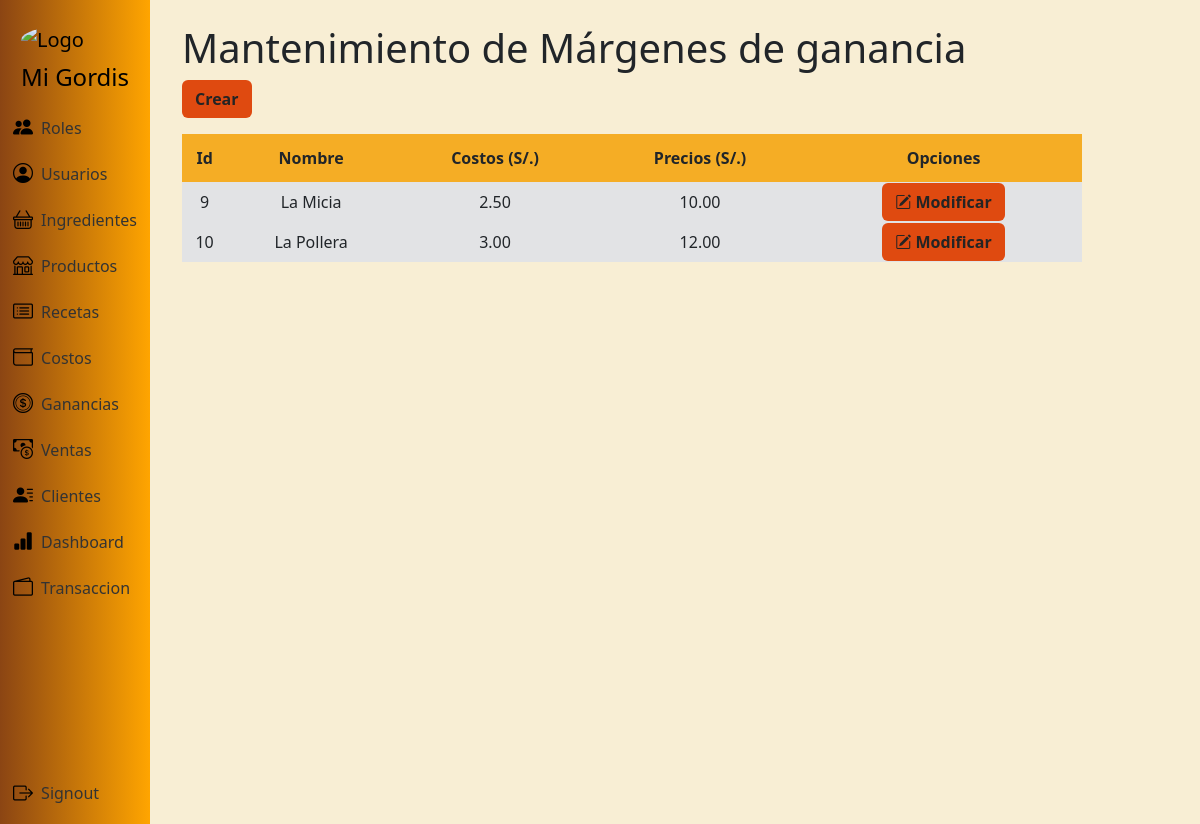
/ganancias/ (signed in), run on the app's committed database.
### app/models.py (models this page shows, shortened)
class Ganancia(models.Model):
    id_ganancia = models.AutoField(primary_key=True)
    nombre_producto = models.CharField(max_length=100)
    costo_producto = models.DecimalField(max_digits=10, decimal_places=2)
    precio_con_ganancia = models.DecimalField(max_digits=10, decimal_places=2)

### app/views.py (the view)
# urls.py: path('ganancias/', views.ganancia, name='ganancias'),
@login_required
@admin_required
def ganancia(request):
    ganancias = Ganancia.objects.all()
    contexto = {'ganancias': ganancias}
    return render(request, 'ganancia/ganancia.html', contexto)

### app/models.py (called while the page is built)
    @property
    def is_rol_admin(self):
        return self.rol.is_admin if self.rol else False

### app/templates/ganancia/ganancia.html
{% extends 'layouts/base.html' %}
{% block content %}
<h1>Mantenimiento de Márgenes de ganancia</h1>
<a class="btn btn-color fw-bold mb-3" href="{% url 'ganancia_crear' %}" role="button">Crear</a>
<table class="tb">
  <thead class="encabezado-tabla fw-bold">
        <tr>
            <td scope="col">Id</td>
            <td scope="col">Nombre</td>
            <td scope="col">Costos (S/.)</td>
            <td colspan="col">Precios (S/.)</th>
            <th colspan="2">Opciones</th>
         </tr>
  </thead>
  <tbody class="bg-secondary-subtle">
    {% for ganancia in ganancias %}
    <tr>
        <td>{{ ganancia.id_ganancia }}</td>
        <td>{{ ganancia.nombre_producto }}</td>
        <td>{{ ganancia.costo_producto }}</td>
        <td>{{ ganancia.precio_con_ganancia }}</td>
        <td><a class="btn btn-color btn-m fw-bold" role="button" href="{% url 'ganancia_modificar' ganancia.id_ganancia %}">
          <i class="bi bi-pencil-square"></i>
          Modificar
        </a></td>
    </tr>
    {% endfor %}
  </tbody>
</table>
{% endblock %}

### app/static/css/styles.css (style rules this page uses)
.tb { width: 900px; text-align: center; }
.encabezado-tabla { background-color: #f5ad25; height: 3em; }
.btn-color { background-color: #df4a10; color: #242424; }

### app/templates/layouts/base.html (style rules this page uses)
html, body { height: 100%; margin: 0; padding: 0; }
body { background-color: #f8eed4; background-size: cover; background-repeat: no-repeat; background-position: center; background-attachment: fixed; padding-left: 170px; }

### data on the page
Ganancia: id_ganancia "9", nombre_producto "La Micia", costo_producto "2.50", precio_con_ganancia "10.00"
Ganancia: id_ganancia "10", nombre_producto "La Pollera", costo_producto "3.00", precio_con_ganancia "12.00"
